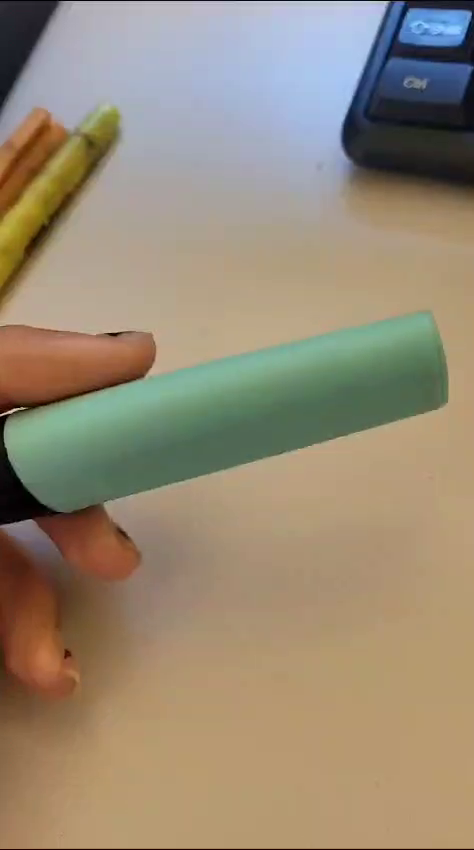
#> input picture frame 3 of hough_transform2/video3.mp4, 474 x 850 px
$ python track.py
#> lines starting #> are read from the running program, lines starting #| are printed output that depends on the picture; after the words box and inside, x2 and y2 are one past the last pixel; in counts of white or black regions, pixels touching at a corner belong together
import cv2 as cv
import numpy as np


# Carregar video
video=cv.VideoCapture('video3.mp4')

#making output video
frame_width = int(video.get(cv.CAP_PROP_FRAME_WIDTH))
frame_height = int(video.get(cv.CAP_PROP_FRAME_HEIGHT))
fps = video.get(cv.CAP_PROP_FPS)

output_video_path = 'output_tracking_video.mp4'
output_video = cv.VideoWriter(output_video_path, cv.VideoWriter_fourcc(*'mp4v'), fps, (frame_width, frame_height))


while True:
    ret,frame=video.read()
#> frame is the input picture: shape (850, 474, 3); mean B, G, R 117.6, 138.5, 151.8
    if not ret:
        video= cv.VideoCapture(video)
        continue


    hsv=cv.cvtColor(frame, cv.COLOR_BGR2HSV)
#> hsv: shape (850, 474, 3); mean H, S, V 40.8, 83.1, 161.5
    #masks----
    lower_color = np.array([ 56, 54, 134])  # Ajuste conforme necessário
    upper_color = np.array([ 76, 74, 214])
    mask = cv.inRange(hsv, lower_color, upper_color)
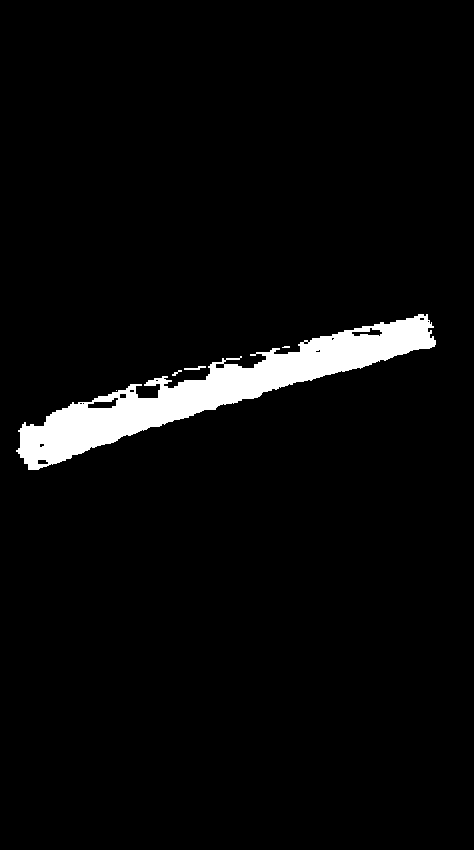
#> mask: shape (850, 474); 4.1% white; 5 white regions (2 under 20 px), largest, box (x1, y1, x2, y2) and area: (16, 314, 436, 470) 16291, (184, 366, 206, 370) 48, (172, 370, 182, 376) 24

    #-----
    edges= cv.Canny(mask, 55,200)
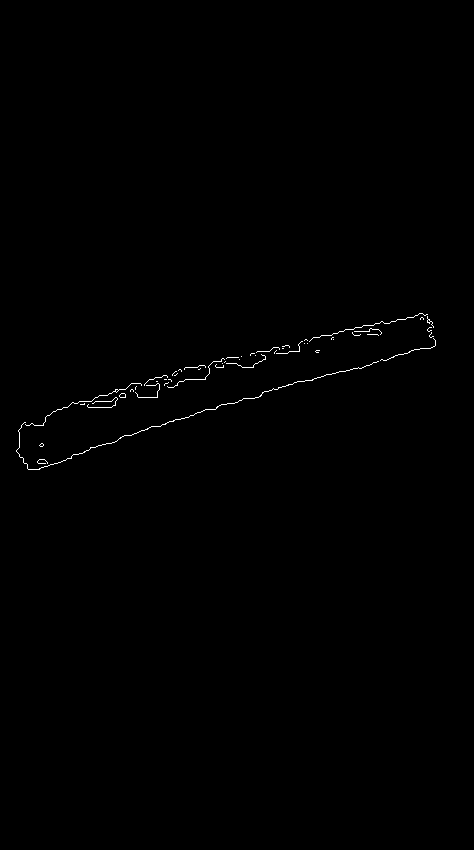
#> edges: shape (850, 474); 0.33% white in thin lines or dots, all inside (x1, y1, x2, y2) = (16, 313, 436, 470)
    #desenha as linhas
    lines=cv.HoughLinesP(edges,1,np.pi/180,5,maxLineGap=50)
#> lines = 84 rows, first 6: [22, 424, 229, 357], [27, 467, 341, 371], [53, 411, 190, 367], [356, 368, 435, 344], [305, 339, 426, 314], [35, 469, 71, 458]
    if lines is not None:   #linhas para videos -saber se ainda existe alguma linha
        for line in lines:
            x1,y1,x2,y2=line[0]
            cv.line(frame,(x1,y1),(x2,y2),(0,255,0),5)
#> this loop made 84 passes
#> (x1, y1, x2, y2) on passes 1 to 12: (22, 424, 229, 357), (27, 467, 341, 371), (53, 411, 190, 367), (356, 368, 435, 344), (305, 339, 426, 314), (35, 469, 71, 458), (16, 450, 16, 450), (120, 437, 327, 374), (142, 397, 286, 345), (27, 464, 44, 459), (23, 423, 223, 358), (354, 335, 427, 316)
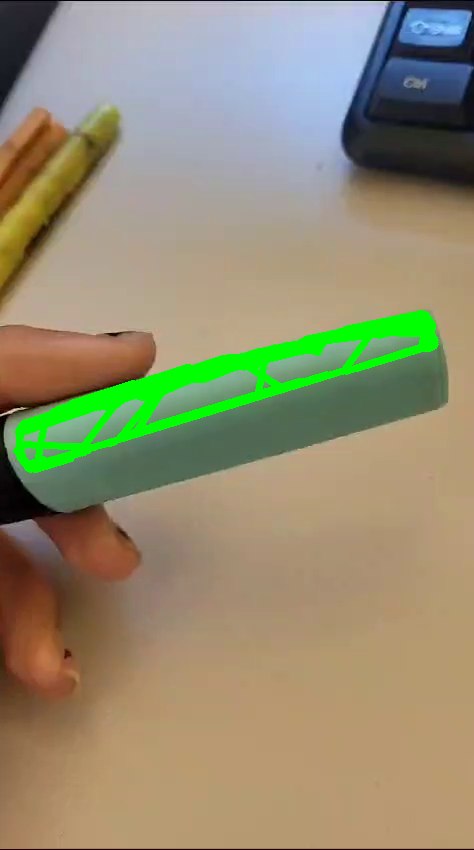
#> frame: shape (850, 474, 3); 3.58% of pixels changed, all inside (x1, y1, x2, y2) = (13, 310, 439, 473)

    output_video.write(frame)#making the frames

    #cv.imshow('frame',frame)#mostra o frame

    key=cv.waitKey(25)
#> (key q is pressed here)
    if cv.waitKey(25) & 0xFF == ord('q'):
#> (key q is pressed here)
        break
video.release()
cv.destroyAllWindows()
output_video.release()
